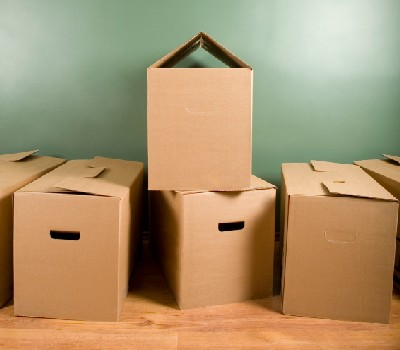
#> input picture img0.jpg, 400 x 350 px
$ python edgeDetection.py
#> lines starting #> are read from the running program, lines starting #| are printed output that depends on the picture
import numpy as np
import cv2
import math


#generate Gaussian Kernel
def gaussianKernel(sigma):

    size = math.ceil(3*sigma)

    h, k = np.mgrid[-size:size+1, -size:size+1]

    g = (np.exp(-(h*h + k*k)/(2*sigma*sigma)))/(2*np.pi*sigma*sigma)

    return g

#convolution 2D
def convolution2d(img, kernel):

    #grad is the output image
    grad = np.array(img)
    size = kernel.shape[0]//2

    for i in range(img.shape[0]):

        for j in range(img.shape[1]):

            #record for one pixel
            gradP = 0
            for h in range(-size,size+1):
                for k in range(-size,size+1):

                    try:
                        gradP += kernel[h, k] * img[i-h, j-k]

                    except:

                        gradP += kernel[h, k] * img[i, j]

            grad[i,j] = gradP

    return grad

#combine the gaussian kernel and the img with convolution
def gaussianBlur(img, sigma):

    A = gaussianKernel(sigma)
    return convolution2d(img, A)


#generate sobel kernel and use sobel filter to produce gradient magnitude and gradient orientation
def sobel(img, threshold):

    imageX = np.empty(shape=(img.shape[0],img.shape[1]))
    imageY = np.empty(shape=(img.shape[0],img.shape[1]))

    for i in range(img.shape[0]):
        for j in range(img.shape[1]):
            try:
                imageX[i, j] = (int(img[i-1, j-1]) - int(img[i-1, j+1])) + (2*(int(img[i, j-1])-int(img[i,j+1]))) + (int(img[i+1, j-1])- int(img[i+1, j+1]))

            except:
                imageX[i, j] = 0
            try:
                imageY[i, j] = (int(img[i-1, j-1]) - int(img[i+1, j-1])) + (2*(int(img[i-1, j])-int(img[i+1,j]))) + (int(img[i-1, j+1])- int(img[i+1, j+1]))

            except:
                imageY[i, j] = 0

    #combine sobel x image and sobel y image
    output = cv2.convertScaleAbs((np.sqrt(np.square(np.float32(imageX)) + np.square(np.float32(imageY)))))

    #make image lighter
    output = output/output.max() * 255

    #gradient orientation by arc tan
    theta = np.arctan2(np.float32(imageY), np.float32(imageX))

    #threshold
    for i in range(output.shape[0]):
        for j in range(output.shape[1]):
            if output[i, j] < threshold:
                output[i, j] = 0
    return output, theta

#main progress function
def myEdgeFilter(img, sigma, threshold):
    h = img.shape[0]
    w = img.shape[1]
    ## smooth by Gaussian
    blur = gaussianBlur(img,sigma)

    img, theta = sobel(blur, threshold)

    edgePixel = np.zeros((h,w), dtype=np.int32)

    #convert angle to degree(up to 180)
    angle = theta * 180. / np.pi
    angle[angle < 0] += 180

    #follow the direction of edge to use non-maximum suppression
    for i in range(1,h-1):
        for j in range(1,w-1):
            try:
                q = 255
                r = 255

               #angle 0
                if (0 <= angle[i,j] < 22.5) or (157.5 <= angle[i,j] <= 180):
                    q = img[i, j+1]
                    r = img[i, j-1]
                #angle 45
                elif (22.5 <= angle[i,j] < 67.5):
                    q = img[i+1, j-1]
                    r = img[i-1, j+1]
                #angle 90
                elif (67.5 <= angle[i,j] < 112.5):
                    q = img[i+1, j]
                    r = img[i-1, j]
                #angle 135
                elif (112.5 <= angle[i,j] < 157.5):
                    q = img[i-1, j-1]
                    r = img[i+1, j+1]

                if (img[i,j] >= q) and (img[i,j] >= r):
                    edgePixel[i,j] = img[i,j]
                else:
                    edgePixel[i,j] = 0

            except:
                 edgePixel[i,j] = 0

    return edgePixel


#main function
img = cv2.imread('img0.jpg',0)
#> img: shape (350, 400); min 0, max 245, mean 150.3

#sigma = 1 #thresold range 0-255
edge = np.uint8(myEdgeFilter(img,1, 100))
#> after the loop in convolution2d, `for i in range(img.shape[0]):`:
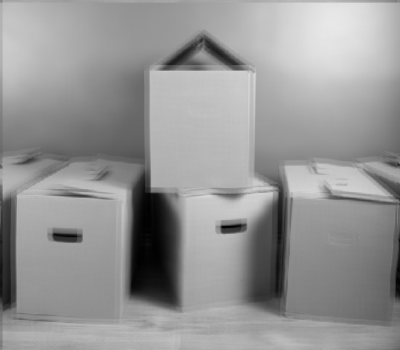
#> grad: shape (350, 400); min 1, max 232, mean 149.6
#> after the loop in sobel, `for i in range(img.shape[0]):`:
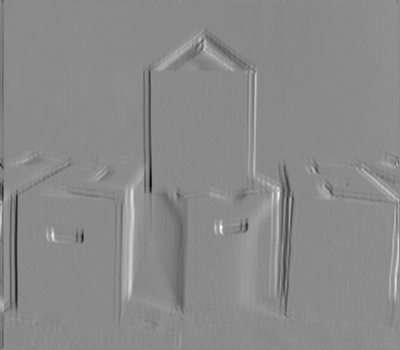
#> imageX: shape (350, 400) float64; min -402, max 338, mean 0; drawn with min black and max white
#> after the loop in sobel, `for i in range(img.shape[0]):`:
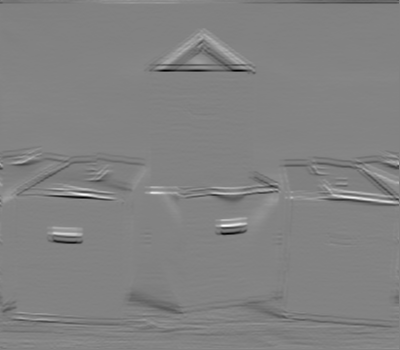
#> imageY: shape (350, 400) float64; min -464, max 446, mean 0; drawn with min black and max white
#> in sobel, `theta = np.arctan2(np.float32(imageY), np.float32(imageX))`:
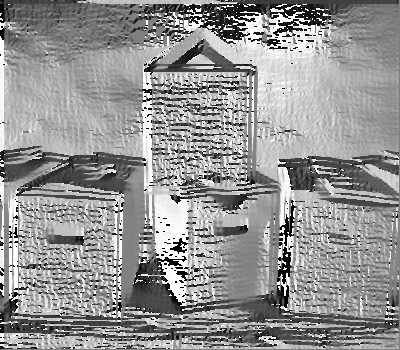
#> theta: shape (350, 400) float32; min -3.14, max 3.14, mean 0.51; drawn with min black and max white
#> in myEdgeFilter, `angle[angle < 0] += 180`:
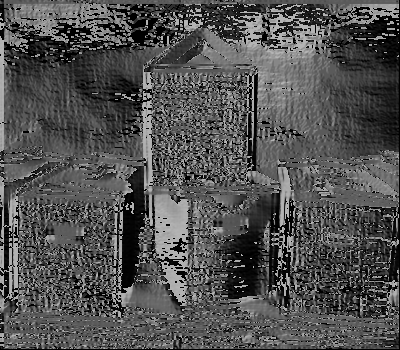
#> angle: shape (350, 400) float32; min 0, max 180, mean 81.3
#> after the loop in myEdgeFilter, `for i in range(1,h-1):`:
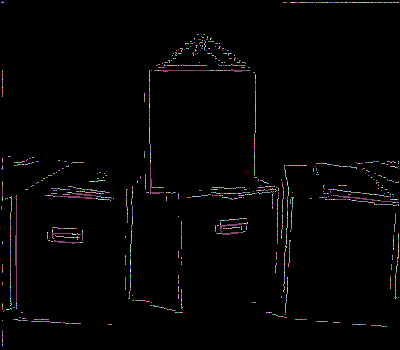
#> edgePixel: shape (350, 400) int32; 157 distinct labels, from 0 to 255; one colour per label, 0 black
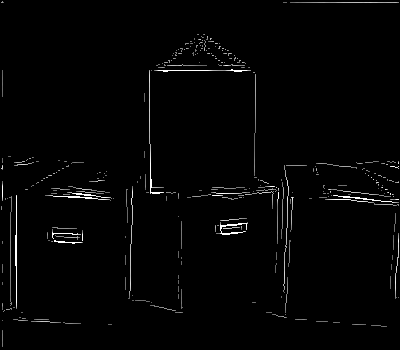
#> edge: shape (350, 400); min 0, max 255, mean 4.3

cv2.imshow("sobel",edge)

cv2.imwrite("edge_detection_result.png", edge)

cv2.waitKey(0) # waits until a key is pressed

cv2.destroyAllWindows() # destroys the window showing image

$ run again, with gradient_orientation.png saved as img0.jpg
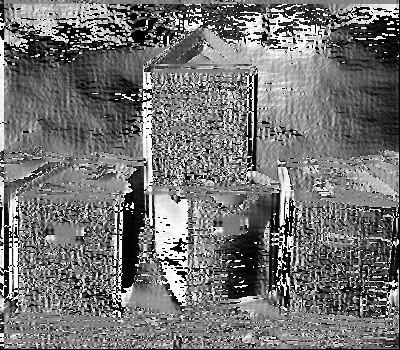
#> input picture gradient_orientation.png, 400 x 350 px
#> img is the input picture: shape (350, 400); min 0, max 255, mean 115.2
#> after the loop in sobel, `for i in range(img.shape[0]):`:
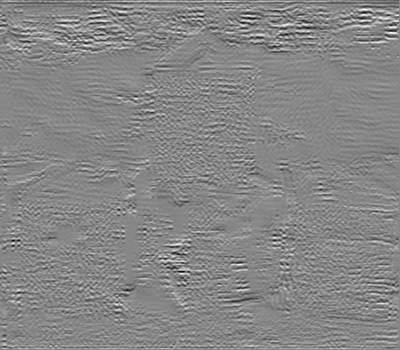
#> imageY: shape (350, 400) float64; min -775, max 692, mean -0.1; drawn with min black and max white
#> after the loop in myEdgeFilter, `for i in range(1,h-1):`:
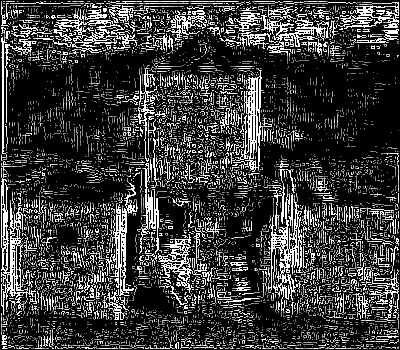
#> edgePixel: shape (350, 400) int32; min 0, max 255, mean 58.5
